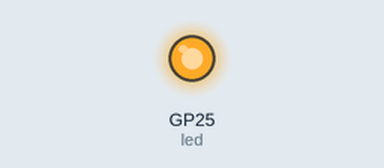
Simulated run of this program. Board: Raspberry Pi Pico running MicroPython. On the bench: output pins drawn as LEDs (lit = HIGH).

Above: at 1.0 s.
At 3.0 s:
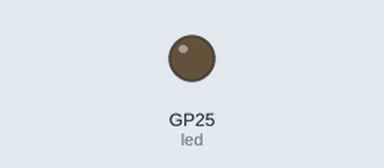
Timing chart, 0 to 5.2 s (numbered marks = the images above):
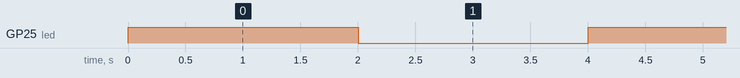

The program:

flashy.py
```python
from machine import Pin
from utime import sleep

# Constants
ON = 1
OFF = 0
SLEEPTIME = 2  # Number of seconds delay

# set up the LED PIN
led = Pin("LED", Pin.OUT)  # Set up onboard LED pin


while True:
    led.value(ON)
    sleep(SLEEPTIME)
    led.value(OFF)
    sleep(SLEEPTIME)
```

Measured:
- by itself, GP25 (led): alternates HIGH for 2.0 s and LOW for 2.0 s
